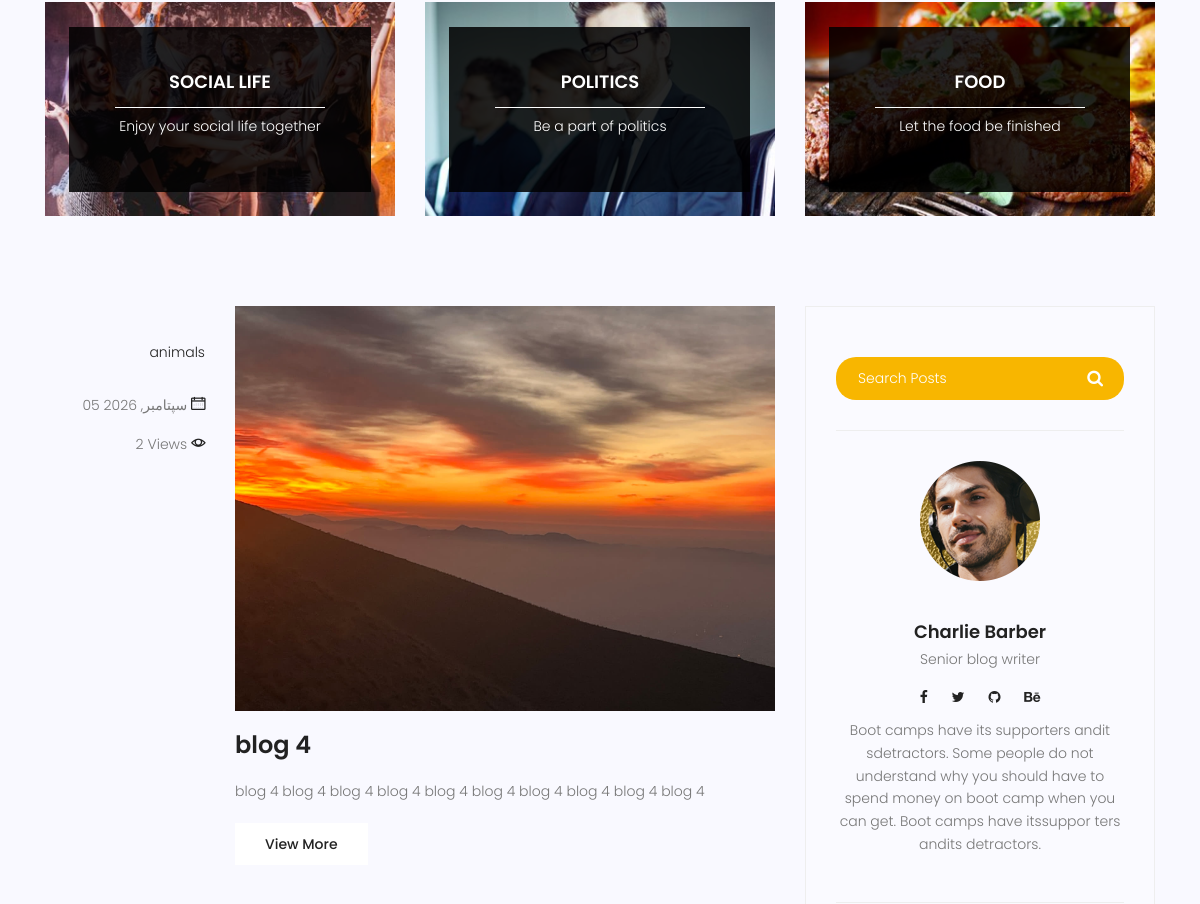
Before: /blog/category/animals/ (middle part) with the older database file.
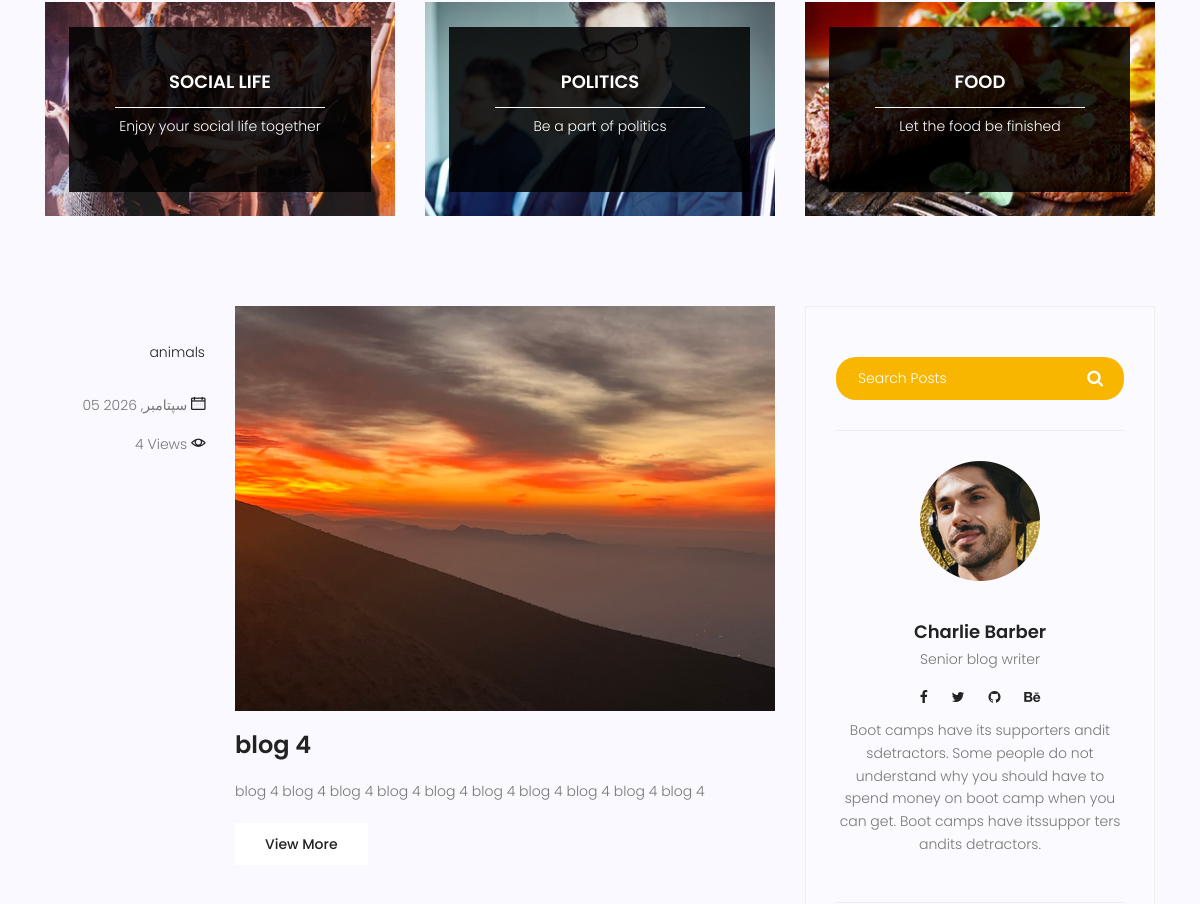
After: the same page with the newer database file.
### blog/models.py (models this page shows, shortened)
class Post(models.Model):
    title = models.CharField(max_length=200)
    content = models.TextField()
    published_date = models.DateTimeField(
        help_text='زمانی که پست باید منتشر (published) شود.'
    )
    counted_view = models.PositiveIntegerField(default=0)
    status = models.BooleanField(
        default=False,
        help_text='اگر فعال باشد یعنی ادمین اجازه‌ی انتشار این پست را داده است.'
    )
    image = models.ImageField(
        upload_to='blog/',
        blank=True,
        null=True,
        help_text='تصویر شاخص این پست.'
    )
    category = models.ForeignKey(
        Category,
        on_delete=models.SET_NULL,
        related_name='posts',
        blank=True,
        null=True,
    )
    class Meta:
        ordering = ['-published_date']
    def excerpt(self):
        return Truncator(self.content).words(30, truncate=' ...')

class Category(models.Model):
    title = models.CharField(max_length=100, unique=True)
    slug = models.SlugField(max_length=120, unique=True, blank=True, allow_unicode=True)
    class Meta:
        verbose_name_plural = 'Categories'
        ordering = ['title']

### blog/views.py (the view)
# urls.py: path('category/<str:slug>/', category_view, name='category'),
def category_view(request, slug):
    category = get_object_or_404(Category, slug=slug)
    posts = Post.objects.filter(
        status=True,
        published_date__lte=timezone.now(),
        category=category,
    )
    return render(request, 'blog/category.html', {
        'category': category,
        'posts': posts,
    })

### Templates/blog/category.html (shortened to what this page needs)
{% load static %}
{% load compress %}
	<!DOCTYPE html>
	<html lang="zxx" class="no-js">
	<head>
{% compress css %}
			<link rel="stylesheet" href="{% static 'css/linearicons.css' %}">
			<link rel="stylesheet" href="{% static 'css/font-awesome.min.css' %}">
			<link rel="stylesheet" href="{% static 'css/bootstrap.css' %}">
			<link rel="stylesheet" href="{% static 'css/magnific-popup.css' %}">
			<link rel="stylesheet" href="{% static 'css/jquery-ui.css' %}">
			<link rel="stylesheet" href="{% static 'css/nice-select.css' %}">
			<link rel="stylesheet" href="{% static 'css/animate.min.css' %}">
			<link rel="stylesheet" href="{% static 'css/owl.carousel.css' %}">
			<link rel="stylesheet" href="{% static 'css/main.css' %}">
{% endcompress %}
		</head>
		<body>
			<section class="top-category-widget-area pt-90 pb-90 ">
				<div class="container">
					<div class="row">
						<div class="col-lg-4">
							<div class="single-cat-widget">
								<div class="content relative">
									<div class="overlay overlay-bg"></div>
								    <a href="#" target="_blank">
								      <div class="thumb">
								  		 <img class="content-image img-fluid d-block mx-auto" src="{% static 'img/blog/cat-widget1.jpg' %}" alt="">
								  	  </div>
								      <div class="content-details">
								        <h4 class="content-title mx-auto text-uppercase">Social life</h4>
								        <span></span>
								        <p>Enjoy your social life together</p>
								      </div>
								    </a>
								</div>
							</div>
						</div>
						<div class="col-lg-4">
							<div class="single-cat-widget">
								<div class="content relative">
									<div class="overlay overlay-bg"></div>
								    <a href="#" target="_blank">
								      <div class="thumb">
								  		 <img class="content-image img-fluid d-block mx-auto" src="{% static 'img/blog/cat-widget2.jpg' %}" alt="">
								  	  </div>
								      <div class="content-details">
								        <h4 class="content-title mx-auto text-uppercase">Politics</h4>
								        <span></span>
								        <p>Be a part of politics</p>
								      </div>
								    </a>
								</div>
							</div>
						</div>
						<div class="col-lg-4">
							<div class="single-cat-widget">
								<div class="content relative">
									<div class="overlay overlay-bg"></div>
								    <a href="#" target="_blank">
								      <div class="thumb">
								  		 <img class="content-image img-fluid d-block mx-auto" src="{% static 'img/blog/cat-widget3.jpg' %}" alt="">
								  	  </div>
								      <div class="content-details">
								        <h4 class="content-title mx-auto text-uppercase">Food</h4>
								        <span></span>
								        <p>Let the food be finished</p>
								      </div>
								    </a>
								</div>
							</div>
						</div>
					</div>
				</div>
			</section>
			<section class="post-content-area">
				<div class="container">
					<div class="row">
						<div class="col-lg-8 posts-list">
							{% for post in posts %}
							<div class="single-post row">
								<div class="col-lg-3  col-md-3 meta-details">
									{% if post.category %}
									<ul class="tags">
										<li><a href="{% url 'blog:category' post.category.slug %}">{{ post.category.title }}</a></li>
									</ul>
									{% endif %}
									<div class="user-details row">
										<p class="date col-lg-12 col-md-12 col-6">{{ post.published_date|date:"d M, Y" }} <span class="lnr lnr-calendar-full"></span></p>
										<p class="view col-lg-12 col-md-12 col-6">{{ post.counted_view }} Views <span class="lnr lnr-eye"></span></p>
									</div>
								</div>
								<div class="col-lg-9 col-md-9 ">
									<div class="feature-img">
										<img class="img-fluid" src="{% if post.image %}{{ post.image.url }}{% else %}{% static 'img/blog/feature-img1.jpg' %}{% endif %}" alt="{{ post.title }}">
									</div>
									<a class="posts-title" href="{% url 'blog:single' post.pk %}"><h3>{{ post.title }}</h3></a>
									<p class="excert">
										{{ post.excerpt }}
									</p>
									<a href="{% url 'blog:single' post.pk %}" class="primary-btn">View More</a>
								</div>
							</div>
							{% empty %}
							<div class="single-post row">
								<div class="col-lg-12">
									<p class="excert">در حال حاضر هیچ پست منتشرشده‌ای وجود ندارد.</p>
								</div>
							</div>
							{% endfor %}
						</div>
						<div class="col-lg-4 sidebar-widgets">
							<div class="widget-wrap">
								<div class="single-sidebar-widget search-widget">
									<form class="search-form" action="#">
			                            <input placeholder="Search Posts" name="search" type="text" onfocus="this.placeholder = ''" onblur="this.placeholder = 'Search Posts'" >
			                            <button type="submit"><i class="fa fa-search"></i></button>
			                        </form>
								</div>
								<div class="single-sidebar-widget user-info-widget">
									<img src="{% static 'img/blog/user-info.png' %}" alt="">
									<a href="#"><h4>Charlie Barber</h4></a>
									<p>
										Senior blog writer
									</p>
									<ul class="social-links">
										<li><a href="#"><i class="fa fa-facebook"></i></a></li>
										<li><a href="#"><i class="fa fa-twitter"></i></a></li>
										<li><a href="#"><i class="fa fa-github"></i></a></li>
										<li><a href="#"><i class="fa fa-behance"></i></a></li>
									</ul>
									<p>
										Boot camps have its supporters andit sdetractors. Some people do not understand why you should have to spend money on boot camp when you can get. Boot camps have itssuppor ters andits detractors.
									</p>
								</div>
							</div>
						</div>
					</div>
				</div>
			</section>
</body>
	</html>

Changed rows visible on the page:
changed Post "blog 4": counted_view "2" → "4"
